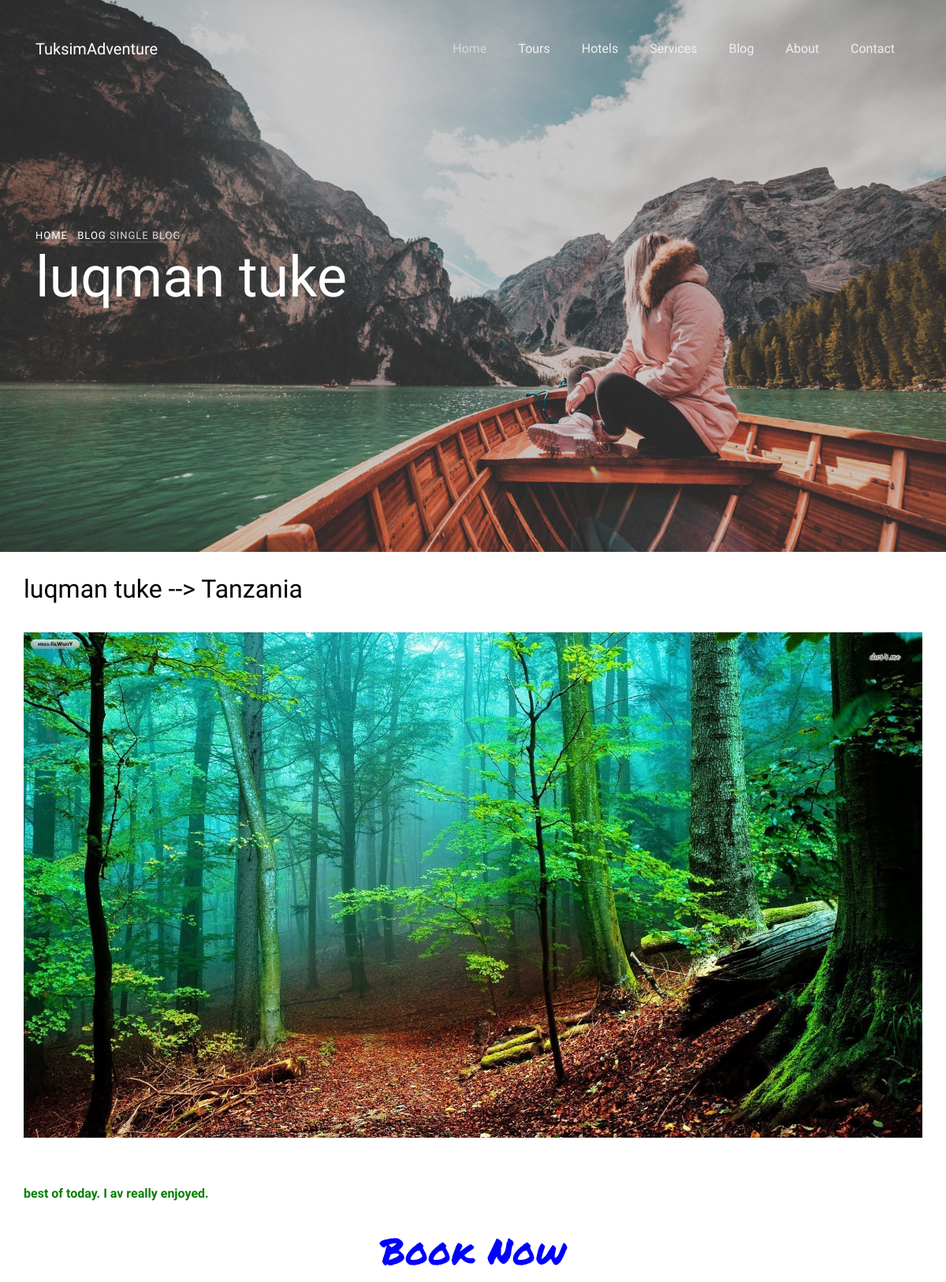
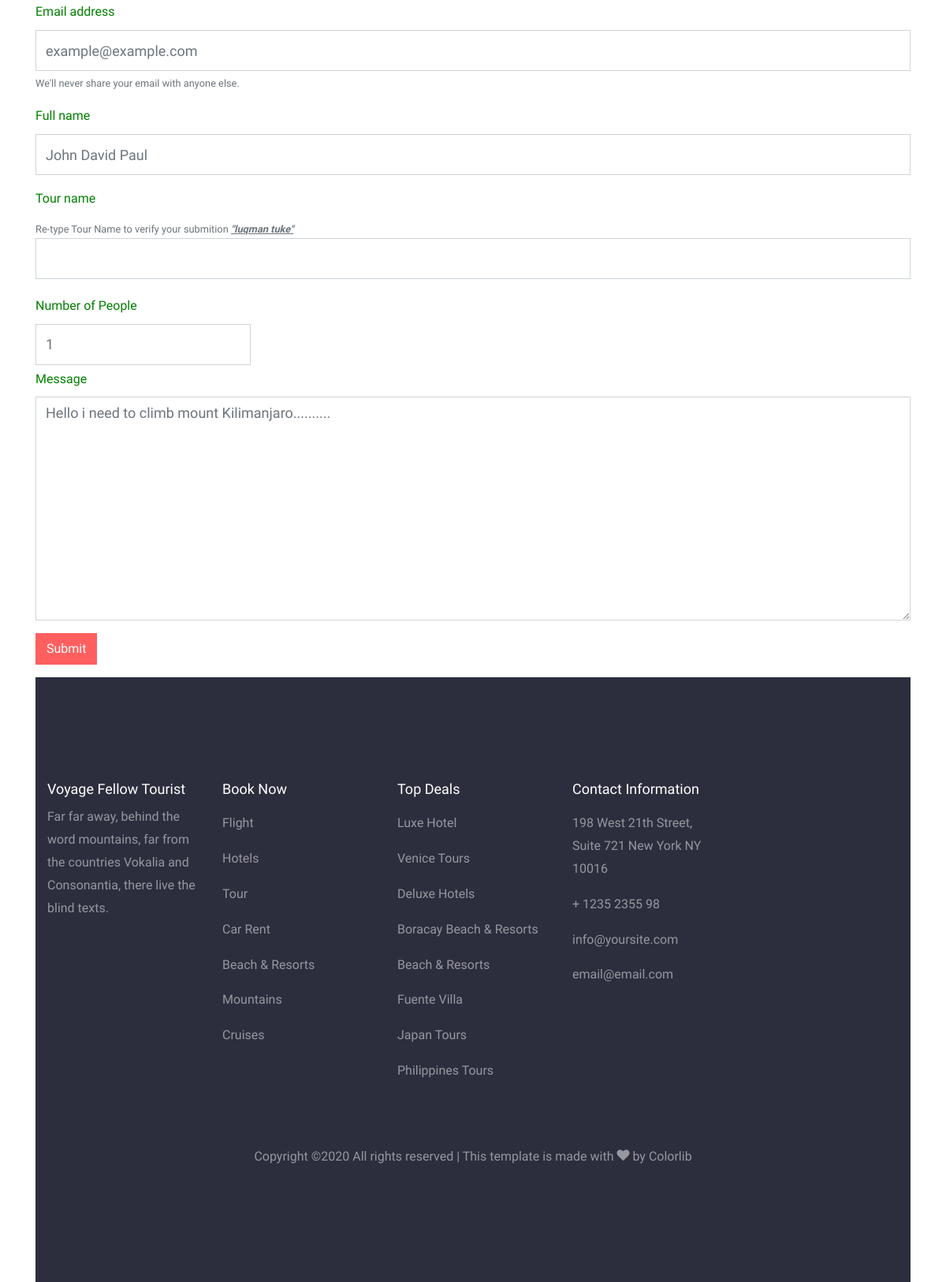
Page /tours/luqman-tuke/ on the committed database (2 pictures, top to bottom).
### tkadventure/models.py (models this page shows, shortened)
class Tour(models.Model):
    image = models.ImageField(upload_to='media')
    name = models.CharField(max_length=20)
    location = models.CharField(max_length=50)
    tour_type = models.CharField(choices=tour_list, max_length=20)
    slug = models.SlugField(max_length=250, blank=True, null=True)
    tour_descr = models.CharField(max_length=1000, blank=True, null=True)
    popular = models.BooleanField(max_length=10, blank=True, null=True)

### tkadventure/views.py (the view)
# urls.py: path('tours/<slug:slug>/', views.tour_detail, name='tour_detail'),
def tour_detail(request, slug):
    q = Tour.objects.filter(slug__iexact = slug)
    book_subject = "Someone just booked a tour man!!"
    if q.exists():
        q = q.first()
    else:
       return render(request, 'tkadventure/404.html', status=404)
    if request.method == "POST":
        form = BookingForm(request.POST)
        if form.is_valid():
            book_full_name = form.cleaned_data['full_name']
            book_email = form.cleaned_data['email']
            book_tour_name = form.cleaned_data['tour_name']
            book_quantity = form.cleaned_data['quantity']
            book_message = form.cleaned_data['message']
            book_user_message = f'Customer "{book_full_name}" with the email "{book_email}" just booked a tour to " " "{book_tour_name}" with quantity of " "  {book_quantity} person/people and left a message " " "{book_message}" please contact him as soon as possible'
            form.save()
            try:
                send_mail(book_subject, book_user_message, settings.EMAIL_HOST_USER, ['lsuleiman2002@gmail.com'], settings.FAIL_SILENTLY)
            except BadHeaderError:
                return HttpResponse('Invalid Header.')
            form.save()
            messages.success(request, f'Booking  was successfully we shall contact you shortly {full_name} thank you!')
            return HttpResponseRedirect(reverse('home'))
        else:
            print(form.errors)
    else:
        form = BookingForm()
    context = {
        'tourform': form,
        'tour': q
    }
    return render(request, 'tkadventure/tour_detail.html', context)

### tkadventure/forms.py
class BookingForm(forms.ModelForm):
    class Meta(object):
        model = Bookings
        fields = ('full_name','email','tour_name','quantity','message')
        widget = {
            'full_name': forms.TextInput(attrs={'class': 'form-control'}),
            'email': forms.EmailInput(attrs={'class': 'form-control'}),
            'tour_name': forms.TextInput(attrs={'class': 'form-control'}),
            'quantity': forms.NumberInput(attrs={'class': 'form-control'}),
            'message': forms.Textarea(attrs={'class': 'form-control'})
        }

### templates/tkadventure/tour_detail.html (shortened to what this page needs)
{% extends 'base.html' %}
{% load static %}
{% load widget_tweaks %}
{% block body %}
     <section class="home-slider owl-carousel">
      <div class="slider-item" style="background-image: url('{% static 'images/bg_3.jpg' %}');" data-stellar-background-ratio="0.5">
        <div class="overlay"></div>
        <div class="container">
          <div class="row slider-text align-items-center">
            <div class="col-md-7 col-sm-12 tco-animate">
              <p class="breadcrumbs"><span class="mr-2"><a href="index.html">Home</a></span> <span><a href="blog.html">Blog</a></span> <span>Single Blog</span></p>
              <h1 class="mb-3">{{ tour.name }}</h1>
            </div>
          </div>
        </div>
      </div>
    </section>
      <div class="container">
        <div class="row">
            <div style="padding-top:2%;padding-bottom:2%">
            <h2 >{{ tour.name }} --> {{ tour.location }}
            </div>
            <div style="padding-bottom:5%">
              <img src="{{ tour.image.url }}" alt="{{ tour.name }}" class="img-fluid">
            </div>
            {% autoescape off %}<p style="color:green;font-size:16px;font-weight: bold;font-family: "Lucida Console", Courier, monospace;">{{ tour.tour_descr}}</p>{% endautoescape %}
       </div>
       <div style="font-family: 'Permanent Marker', cursive;color:blue;text-align:center;font-size:46px;">
       Book Now
       </div>
       <form method="post" action="{% url 'tours' %}">
  <div class="form-group">
  <div style="color:green;">  <label for="exampleInputEmail1">Email address</label></div>
      {% render_field tourform.email class="form-control" placeholder="example@example.com"%}
    <small id="emailHelp" class="form-text text-muted">We'll never share your email with anyone else.</small>
  </div>
  <div class="form-group">
   <div style="color:green;"> <label for="exampleInputPassword1">Full name</label></div>
       {% render_field tourform.full_name class="form-control" placeholder="John David Paul"%}
  </div>
  <div class="form-group">
    <div style="color:green;"><label for="exampleInputPassword1">Tour name</label></div>
     <small id="emailHelp" class="form-text text-muted">Re-type Tour Name to verify your submition  <b><i><u> "{{ tour.name }}"</u></i></b></small>
      {% render_field tourform.tour_name class="form-control"%}
  </div>
 <div class="form-row align-items-center">
    <div class="col-auto my-1">
     <div style="color:green;"> <label class="mr-sm-2" for="inlineFormCustomSelect">Number of People</label></div>
        {% render_field tourform.quantity class="form-control" placeholder="1"%}
</div>
</div>
  <div class="form-group">
    <div style="color:green;"><label for="exampleInputPassword1">Message</label></div>
      {% render_field tourform.message class="form-control" placeholder="Hello i need to climb mount Kilimanjaro.........."%}
  </div>
  <button type="submit" class="btn btn-primary">Submit</button>
</form>
{% endblock body %}

### rows in the picture
Tour: name "luqman tuke", location "Tanzania", image (picture), tour_descr "best of today. I av really enjoyed."
